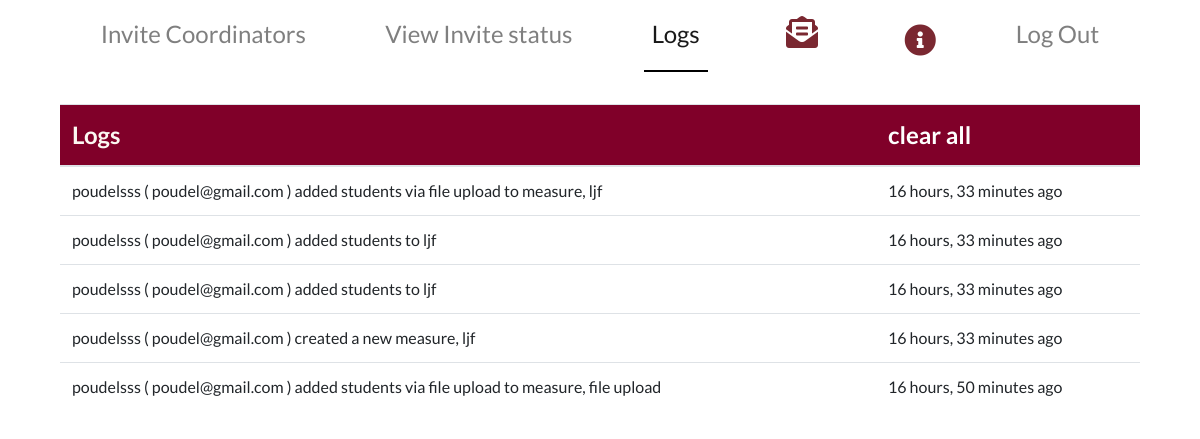
The page /logs (signed in) on the database as committed earlier.
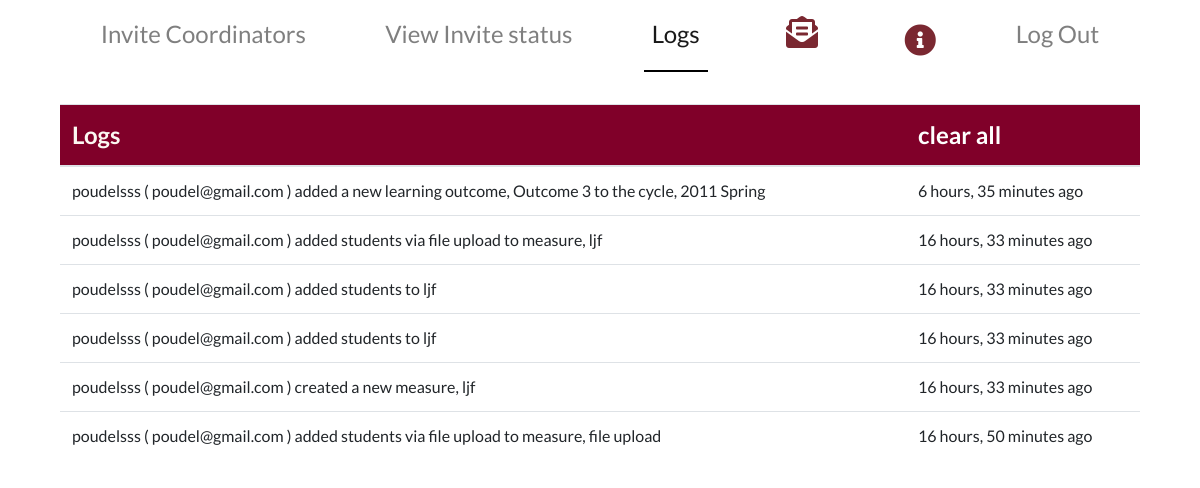
The same page on the database as committed later.
### main/models.py (models this page shows)
class Log(models.Model):
    message = models.CharField(max_length=400)
    created_at = models.DateTimeField()
    read = models.BooleanField(default=False)
    subject = models.CharField(max_length=300, null=True)
    cor = models.CharField(max_length=200, null=True)

### main/views.py (the view)
# urls.py: path('logs', views.logs, name='logs'),
@user_passes_test(super_admin_test)
def logs(request):
    logs = Log.objects.filter(read=False).order_by('-created_at')
    logs_count = logs.count()
    context = {"logs":logs, 'log':'active', 'logs_count':logs_count, 'cordinator':InvitedCo.objects.all()}
    return render(request, 'main/logs.html', context)

### main/views.py (called while the page is built)
def super_admin_test(user):
    return user.is_superuser

### main/templates/main/logs.html (shortened to what this page needs)
{% extends  'main/superadminbase.html' %}
{% load static %}
{% block body_block %}
<div class = "container">
  <div class = "container-fluid">
    <div class = "row">
  <div class = "col-12"  style="overflow-y:scroll; height: 80vh;">
  <table class="table">
    <thead class = "card-header">
      <tr>
        <th scope="col">Logs</th>
        <th scope="col"><a  style="color:white;" href = "{%url 'main:clear_log'%}">clear all</a></th>
      </tr>
    </thead>
    <tbody>
          {%for log in logs%}
      <tr>
        <td>{{log.message}}</td>
        <td> {{log.created_at|timesince}} ago</td>
      </tr>
      {%endfor%}
    </tbody>
  </table>
  </div>
  </div>
</div>
</div>
{%endblock%}

Rows that differ between the two databases and show on the page:
added Log: message "poudelsss ( poudel@gmail.com ) added a new learning outcome, Outcome 3 to the cycle, 2011 Spring", created_at "6 hours, 35 minutes"
